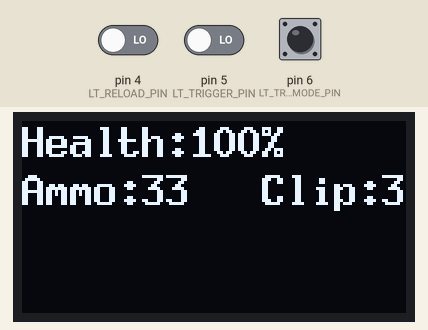
Simulated run of this sketch. Board: Arduino Uno, built with avr-gcc and run on an emulated ATmega328P. On the bench: 128×64 one-colour display. Inputs (shaded band) come from the test bench; at power-on: pin 4 (LT_RELOAD_PIN) LOW, pin 5 (LT_TRIGGER_PIN) LOW, pin 6 (LT_TRIGGER_MODE_PIN) LOW.

Above: at 1.4 s.
1.5 s: pin 4 (LT_RELOAD_PIN) driven HIGH
At 2.1 s:
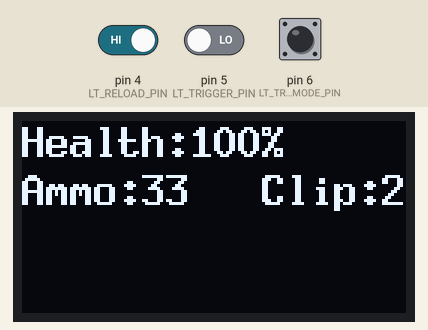
3.2 s: pin 5 (LT_TRIGGER_PIN) driven HIGH
At 4.1 s:
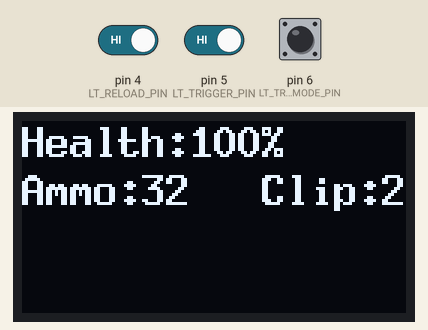
Timing chart, 0 to 6.2 s (numbered marks = the images above; inputs shaded):
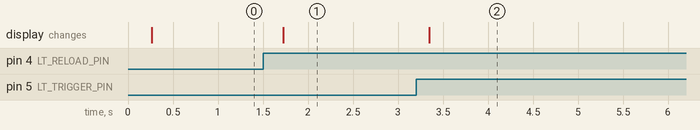

Measured:
- after the input at 1.5 s, the display: changes after 0.23 s (image 1)
- after the input at 3.2 s, the display: changes after 0.15 s (image 2)

The sketch:

Test_OLED_display.ino
```cpp
//#include <u8x8.h>
#include <U8g2lib.h>
//#include <u8g2.h>
#include <U8x8lib.h>
#include <Bounce2.h>


#define LT_TRIGGER_PIN	5
#define LT_TRIGGER_MODE_PIN	6

#define LT_TRIGGER_MODE_SEMI 0
#define LT_TRIGGER_MODE_AUTO 1

#define LT_RELOAD_PIN	4

Bounce reloadBouncer = Bounce();
Bounce triggerBouncer = Bounce();
//U8X8_SSD1306_128X64_NONAME_HW_I2C u8x8(/* reset=*/ U8X8_PIN_NONE);
//U8X8_SSD1306_128X64_NONAME_SW_I2C u8x8(/* clock=*/ SCL, /* data=*/ SDA, /* reset=*/ U8X8_PIN_NONE);   // OLEDs without Reset of the Display
//U8X8_SSD1306_128X64_ALT0_HW_I2C u8x8(/* reset=*/ U8X8_PIN_NONE); 	      // same as the NONAME variant, but may solve the "every 2nd line skipped" problem


//U8X8_SSD1306_128X64_NONAME_SW_I2C u8x8(SCL, SDA);
U8X8_SSD1306_128X64_NONAME_HW_I2C u8x8(U8X8_PIN_NONE);
//U8X8_SSD1306_128X64_NONAME_2ND_HW_I2C u8x8(U8X8_PIN_NONE);

//U8G2_SSD1306_128X64_NONAME_F_HW_I2C u8x8(U8G2_R0, /* reset=*/ U8X8_PIN_NONE);

//U8X8_SSD1306_128X64_VCOMH0_SW_I2C u8x8(SCL, SDA);
//U8X8_SSD1306_128X64_VCOMH0_HW_I2C u8x8(U8X8_PIN_NONE);
//U8X8_SSD1306_128X64_VCOMH0_2ND_HW_I2C u8x8(U8X8_PIN_NONE);

//U8X8_SSD1306_128X64_ALT0_SW_I2C u8x8(SCL, SDA);
//U8X8_SSD1306_128X64_ALT0_HW_I2C u8x8(U8X8_PIN_NONE);
//U8X8_SSD1306_128X64_ALT0_2ND_HW_I2C u8x8(U8X8_PIN_NONE);


//U8X8_SSD1306_128X32_UNIVISION_HW_I2C u8x8(/* reset=*/ U8X8_PIN_NONE);   // Adafruit ESP8266/32u4/ARM Boards + FeatherWing OLED
//U8X8_SSD1306_128X32_UNIVISION_SW_I2C u8x8(/* clock=*/ A3, /* data=*/ A2, /* reset=*/ U8X8_PIN_NONE);   // Adafruit Feather ESP8266/32u4 Boards + FeatherWing OLED

int clipCount = 3;
int ammoCount = 33;
int lifeCount = 100;

void redraw()
{
	//u8x8.clear();
	u8x8.print("Health:");
	u8x8.print(lifeCount);
	u8x8.print("%");
	u8x8.setCursor(0, 2);
	u8x8.print("Ammo:");
	u8x8.print(ammoCount);
	u8x8.print("   Clip:");
	u8x8.print(clipCount);

}

void setup()
{
	//Serial.begin(9600);

	reloadBouncer.attach(LT_RELOAD_PIN, INPUT);
	reloadBouncer.interval(10);

	triggerBouncer.attach(LT_TRIGGER_PIN, INPUT);
	triggerBouncer.interval(10);

	//Serial.println(u8x8.);
	//u8x8.setBusClock(1000);

	u8x8.begin();
	if (digitalRead(LT_TRIGGER_MODE_PIN) == LT_TRIGGER_MODE_AUTO)
	{
		u8x8.setFont(u8x8_font_chroma48medium8_r);
		u8x8.inverse();
		u8x8.print("1234567890123456");
		u8x8.setCursor(0, 1);
		u8x8.print("|--------------|");
		u8x8.setCursor(0, 2);
		u8x8.print("0              |");
		u8x8.setCursor(0, 3);
		u8x8.print("|              0");
		u8x8.setCursor(0, 4);
		u8x8.print("|              |");
		u8x8.setCursor(0, 5);
		u8x8.print("|              |");
		u8x8.setCursor(0, 6);
		u8x8.print("|              |");
		u8x8.setCursor(0, 7);
		u8x8.print("0              0");
	}
	else
	{
		u8x8.setFont(u8x8_font_8x13B_1x2_r);
		redraw();
	}
}

void loop()
{
	reloadBouncer.update();
	if (reloadBouncer.risingEdge())
	{
		if (clipCount > 0)
		{
			ammoCount = 33;
			clipCount = clipCount - 1;
		}
		redraw();
	}
	triggerBouncer.update();
	if (triggerBouncer.risingEdge())
	{
		if (digitalRead(LT_TRIGGER_MODE_PIN) == LT_TRIGGER_MODE_AUTO)
		{
			ammoCount = ammoCount - 4;
		}
		else
		{
			ammoCount = ammoCount - 1;
		};
		if (ammoCount < 0)
		{
			ammoCount = 0;
		};
		redraw();
	}

}
```
